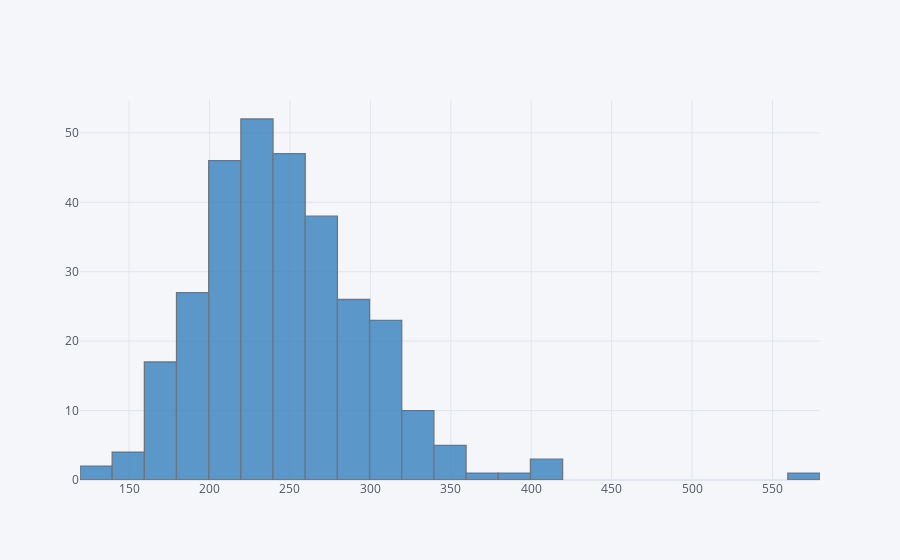

Notebook code for this chart:
### Markdown cell above
## Visualising the serum cholestoral in mg/dl

### Code cell
df['chol'].iplot(kind='hist',bins=40,color='blue')

### Figure 1 — Plotly figure (JSON) as saved in the notebook; plotly's stock layout.template omitted (floating-point values rounded to 4 significant figures; data arrays with more than 128 entries replaced by an {"elided": "..."} marker saying what was removed)
{"data": [{"histfunc": "count", "histnorm": "", "marker": {"color": "rgba(55, 128, 191, 1.0)", "line": {"color": "#4D5663", "width": 1.3}}, "name": "chol", "nbinsx": 40, "opacity": 0.8, "orientation": "v", "type": "histogram", "x": {"elided": "303 int values"}}], "layout": {"barmode": "overlay", "legend": {"bgcolor": "#F5F6F9", "font": {"color": "#4D5663"}}, "paper_bgcolor": "#F5F6F9", "plot_bgcolor": "#F5F6F9", "title": {"font": {"color": "#4D5663"}}, "xaxis": {"gridcolor": "#E1E5ED", "showgrid": true, "tickfont": {"color": "#4D5663"}, "title": {"font": {"color": "#4D5663"}, "text": ""}, "zerolinecolor": "#E1E5ED"}, "yaxis": {"gridcolor": "#E1E5ED", "showgrid": true, "tickfont": {"color": "#4D5663"}, "title": {"font": {"color": "#4D5663"}, "text": ""}, "zerolinecolor": "#E1E5ED"}}}
